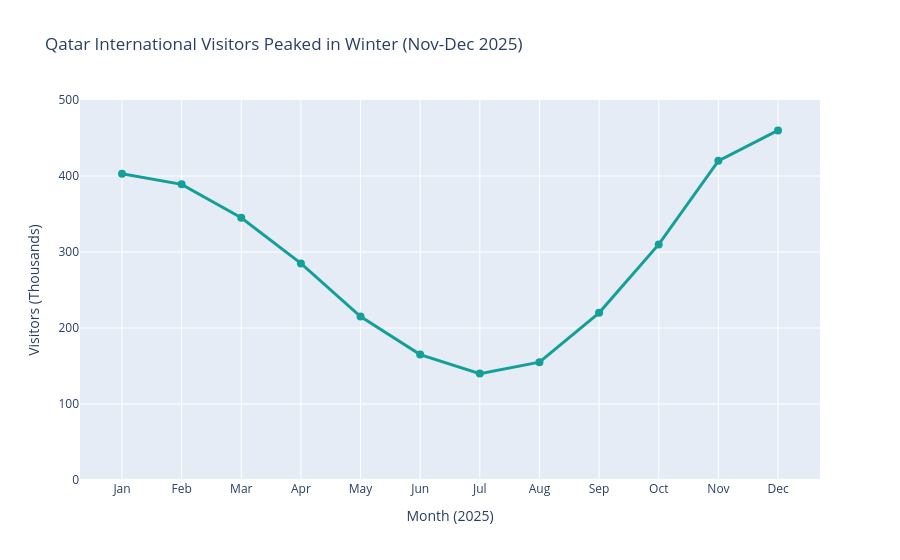

The cell this chart's notebook holds for it:
### Code cell
# --- Plotly Express Implementation: Interactive Dashboard Chart ---
fig = px.line(
    df, 
    x="month", 
    y="visitors_thousands", 
    markers=True,
    title="Qatar International Visitors Peaked in Winter (Nov-Dec 2025)",
    labels={"month": "Month (2025)", "visitors_thousands": "Visitors (Thousands)"}
)

# Set honest axis range starting at zero
fig.update_yaxes(range=[0, 500])
fig.update_traces(line_color="#14A098", line_width=3, marker_size=8)
fig.show()

### Figure 1 — Plotly figure (JSON) as saved in the notebook; plotly's stock layout.template omitted (floating-point values rounded to 4 significant figures)
{"data": [{"hovertemplate": "Month (2025)=%{x}<br>Visitors (Thousands)=%{y}<extra></extra>", "legendgroup": "", "line": {"color": "#14A098", "dash": "solid", "width": 3}, "marker": {"size": 8, "symbol": "circle"}, "mode": "lines+markers", "name": "", "orientation": "v", "showlegend": false, "type": "scatter", "x": ["Jan", "Feb", "Mar", "Apr", "May", "Jun", "Jul", "Aug", "Sep", "Oct", "Nov", "Dec"], "xaxis": "x", "y": [403, 389, 345, 285, 215, 165, 140, 155, 220, 310, 420, 460], "yaxis": "y"}], "layout": {"legend": {"tracegroupgap": 0}, "title": {"text": "Qatar International Visitors Peaked in Winter (Nov-Dec 2025)"}, "xaxis": {"anchor": "y", "domain": [0, 1], "title": {"text": "Month (2025)"}}, "yaxis": {"anchor": "x", "domain": [0, 1], "range": [0, 500], "title": {"text": "Visitors (Thousands)"}}}}
